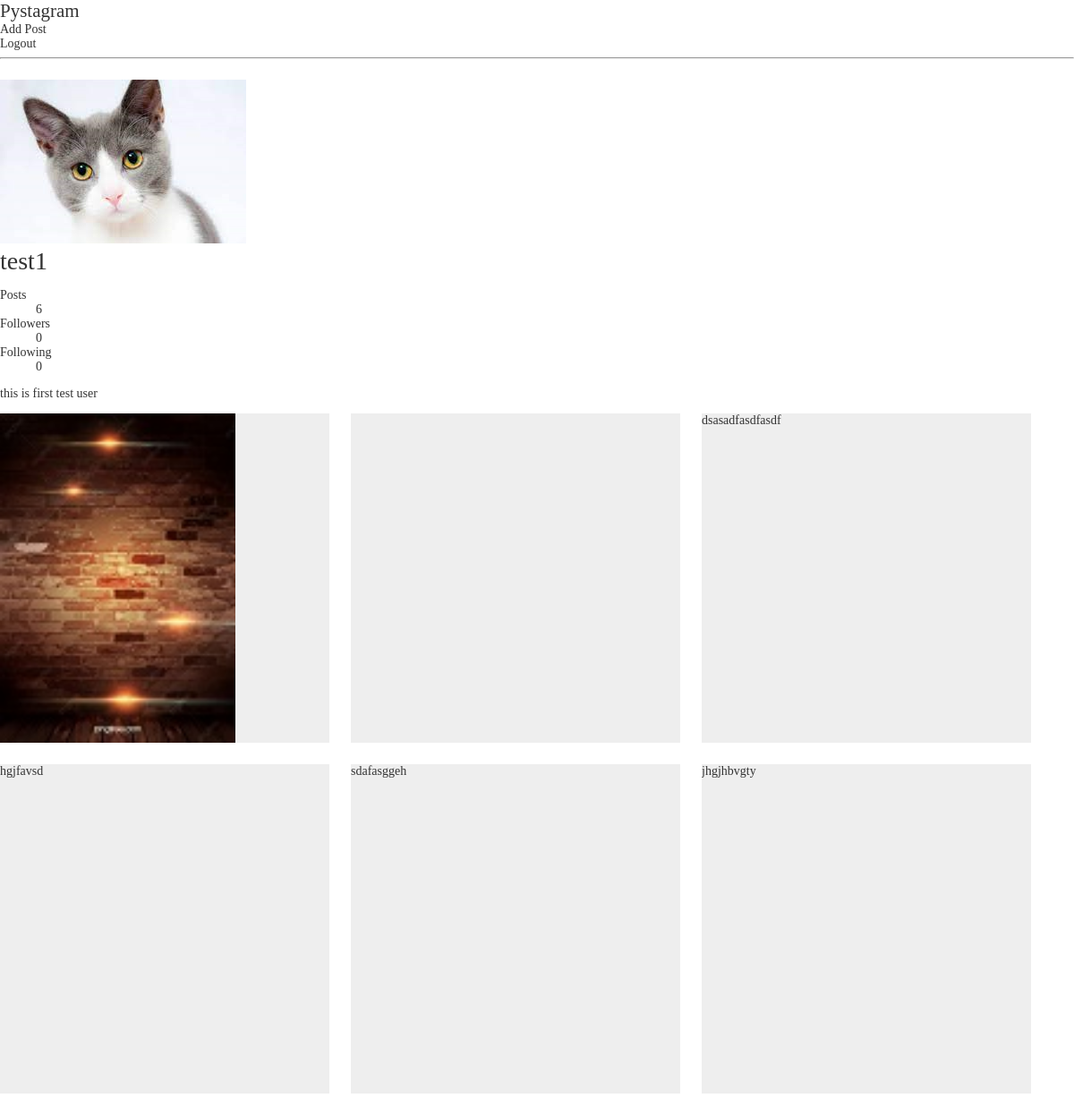
The app's page /users/2/profile/, older data.
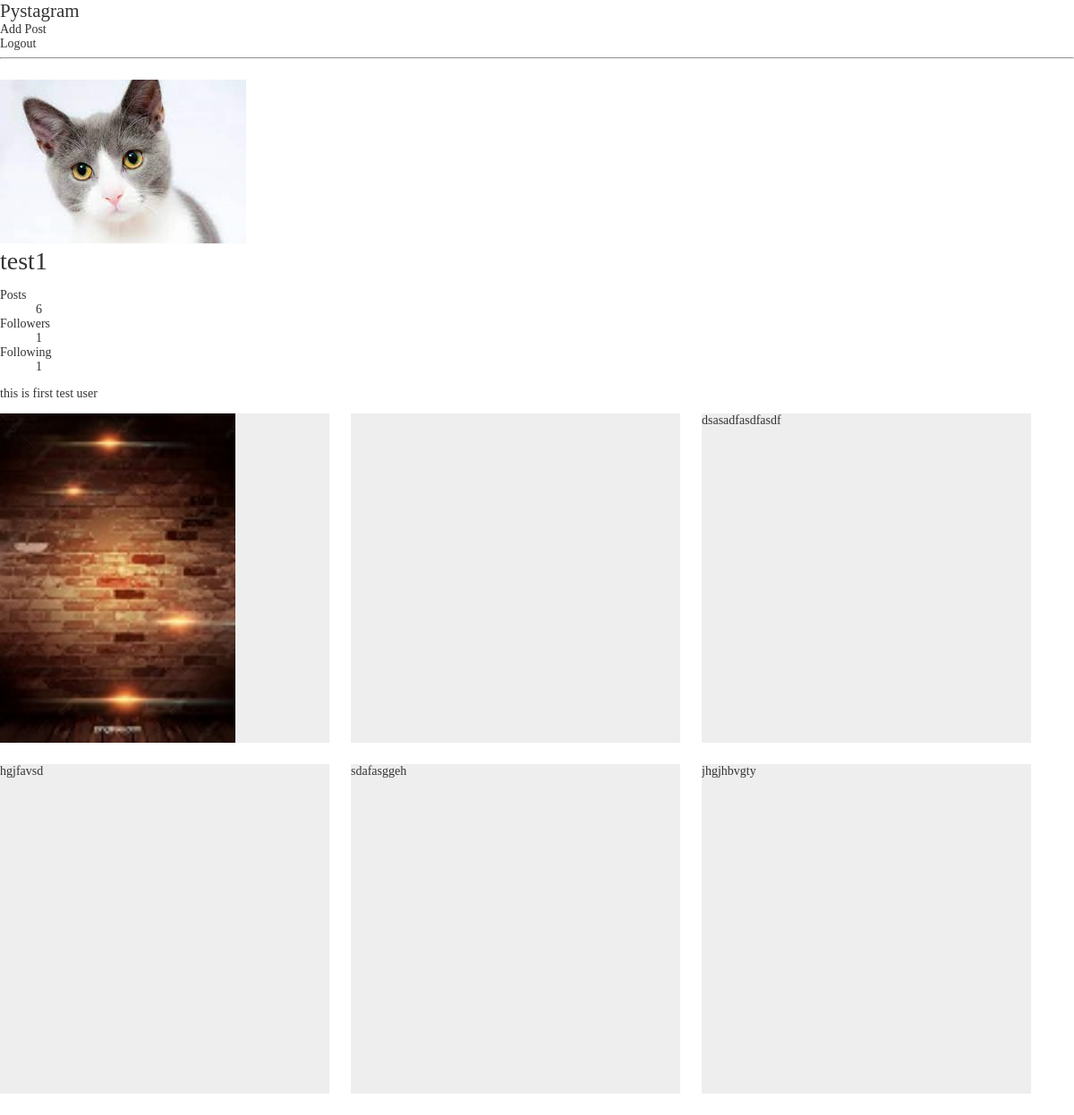
The same page, newer data.
### users/models.py (models this page shows, shortened)
class User(AbstractUser):
    profile_image = models.ImageField(
        "프로필 이미지",
        upload_to="users/profile",
        blank=True
        )
    short_description = models.TextField("소개글",  blank=True)
    like_posts = models.ManyToManyField(
        "posts.Post",
        verbose_name="좋아요 누른 포스트 목록",
        related_name="like_users",
        blank=True,
    )
    following = models.ManyToManyField(
        "self",
        verbose_name="팔로우 중인 유저들",
        related_name="followers",
        symmetrical=False,
        through="users.Relationship",
    )

### users/views.py (the view)
# urls.py: path("<int:user_id>/profile/", views.ProfileView.as_view(), name="profile"),
class ProfileView(TemplateView):
    template_name = "users/profile.html"
    def get_context_data(self, **kwargs) :
        context = super().get_context_data(**kwargs)
        user_id = kwargs["user_id"]
        user = get_object_or_404(models.User, id=user_id)
        context["user"] = user
        return context

### templates/users/profile.html (shortened to what this page needs)
{% extends "base_profile.html" %}
{% block bottom_data %}
<div class="post-grid-container">
    {% for post in user.post_set.all %}
        {% if post.postimage_set.first and post.postimage_set.first.photo %}
            <div class="post-grid">
                <a href="{% url "posts:post_detail" post_id=post.id %}">
                <img src="{{ post.postimage_set.first.photo.url }}" alt=""></a>
            </div>
        {% else %}
            <div class="post-grid">
                <a href="{% url "posts:post_detail" post_id=post.id %}">
                    {{ post.content }}
                </a>
            </div>
        {% endif %}
    {% empty %}
        <p>검색된 게시물이 없습니다.</p>
    {% endfor %}
</div>
{% endblock  %}

### templates/base_profile.html (shortened to what this page needs)
{% extends "base_nav.html" %}
{% block content %}
<div id="profile">
    <div class="info">
        {% if user.profile_image %}
            <img src="{{ user.profile_image.url }}">
        {% endif %}
        <div class="info-texts">
            <h1>{{ user.username }}</h1>
            <div class="counts">
                <dl>
                    <dt>Posts</dt>
                    <a href="{% url "users:profile" user_id=user.id %}">
                    <dd>{{ user.post_set.count }}</dd>
                    </a>
                    <dt>Followers</dt>
                    <a href="{% url "users:followers" user_id=user.id %}">
                    <dd>{{ user.followers.count }}</dd>
                    </a>
                    <dt>Following</dt>
                    <a href="{% url "users:following" user_id=user.id %}">
                    <dd>{{ user.following.count }}</dd>
                    </a>
                </dl>
            </div>
            <p>{{ user.short_description }}</p>
        </div>
    </div>
    {% block bottom_data %}{% endblock  %}
</div>
{% endblock  %}

Row changes from the older to the newer data that the page shows:
changed User "test1": followers.count "0" → "1"; following.count "0" → "1"
